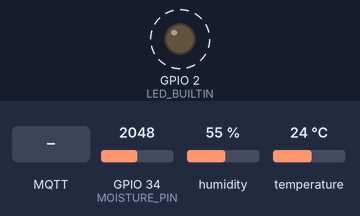
Bench run of a sketch on a simulated ESP32. On the bench: output pins drawn as LEDs (lit = HIGH). Dashed ring = blinking. The inputs (shaded band) are chosen by the test bench; at power-on: GPIO 34 (MOISTURE_PIN) = 2048, humidity 55 %, temperature 24 °C. WiFi joins after 1.5 s; servers stay silent unless stated; no MQTT or app messages arrive unless stated; what the sketch prints to the serial monitor is not drawn.

Above: at 4.0 s.
4.1 s: MQTT message "ON" arrives on the first subscribed topic
At 4.25 s:
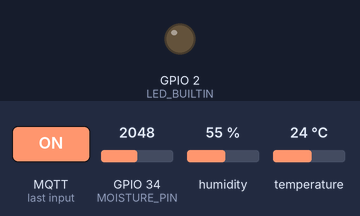
7.6 s: MQTT message "OFF" arrives on the first subscribed topic
At 8.0 s:
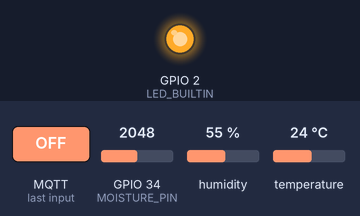
Timing chart, 0 to 21.7 s (numbered marks = the images above; inputs shaded):
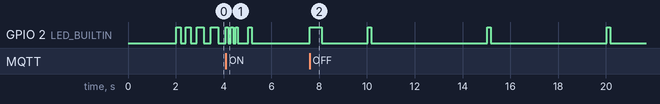

The sketch:

prototype1.ino
```cpp
/**
 * Project: SMART-STUA / SmartSilo Grain Monitoring Node
 * Hardware: ESP32, DHT22, Analog Moisture Sensor
 * Protocol: MQTTS over TLS/SSL → HiveMQ Cloud (port 8883)
 *
 * Requires libraries (install via Arduino Library Manager):
 *   - PubSubClient  (by Nick O'Leary)
 *   - ArduinoJson   (by Benoit Blanchon)
 *   - DHT sensor library + Adafruit Unified Sensor
 *
 * TLS Note:
 *   WiFiClientSecure is used for the encrypted connection to HiveMQ Cloud.
 *   setInsecure() skips root CA verification — acceptable for field nodes
 *   where flashing a cert bundle is impractical. For stricter deployments,
 *   replace setInsecure() with setCACert(hivemq_root_ca) using the
 *   ISRG Root X1 / DST Root CA X3 certificate.
 **/

#include <Adafruit_Sensor.h>
#include <ArduinoJson.h>
#include <DHT.h>
#include <PubSubClient.h>
#include <WiFi.h>
#include <WiFiClientSecure.h>

// ==========================================
// 1. CONFIGURATION — fill these in before flashing
// ==========================================

// Node Identity — must match node_identifier registered in the dashboard
const char *NODE_ID = "NODE_003";

// Wi-Fi Settings
const char *ssid = "Rafy";
const char *password = "edwinocaya2";

// ── HiveMQ Cloud Broker Settings ────────────────────────────────────────────
// Cluster address from HiveMQ dashboard → Overview → Connection Settings
const char *mqtt_server = "5d2b4f49284d429da0268114f3839cc4.s1.eu.hivemq.cloud";
const int mqtt_port = 8883; // TLS/SSL port (mandatory for HiveMQ Cloud)

// HiveMQ Cloud credentials — create in HiveMQ dashboard → Access Management
// These must match the user you created in the HiveMQ Cloud console.
const char *mqtt_user = "Rafy_23";     // REPLACE with your HiveMQ username
const char *mqtt_pass = "EdwinOcaya2"; // REPLACE with your HiveMQ password

// Topic is built dynamically in setup() as: nodes/<NODE_ID>/telemetry
char mqtt_topic[64];

// Node Authentication — API key returned by POST /api/devices/register/
const char *API_KEY =
    "52854422ebc0a78536f5d48f333160ff96fbe027592bb54e7a39fd2e5fd5e40d";

// Reading interval (milliseconds)
#define READ_INTERVAL_MS 5000 // 5 seconds → real-time dashboard

// Pin Definitions
#define DHT_PIN 15
#define MOISTURE_PIN 34
#ifndef LED_BUILTIN
#define LED_BUILTIN 2
#endif

// DHT22 Settings
#define DHT_TYPE DHT11
DHT dht(DHT_PIN, DHT_TYPE);

// ── TLS-enabled MQTT client ────────────────────────────────────────────────
// WiFiClientSecure handles the SSL/TLS handshake with HiveMQ Cloud.
WiFiClientSecure espClient;
PubSubClient client(espClient);

// Tracks last publish time (non-blocking interval via millis())
unsigned long lastPublishMs = 0;

// ==========================================
// 2. HELPER FUNCTIONS
// ==========================================

void statusBlink(int count, int speedMs) {
  for (int i = 0; i < count; i++) {
    digitalWrite(LED_BUILTIN, HIGH);
    delay(speedMs);
    digitalWrite(LED_BUILTIN, LOW);
    delay(speedMs);
  }
}

// ─── Wi-Fi Connection
// ─────────────────────────────────────────────────────────
void connectWiFi() {
  Serial.print(F("[WIFI] Connecting to "));
  Serial.println(ssid);
  WiFi.mode(WIFI_STA);
  WiFi.begin(ssid, password);

  while (WiFi.status() != WL_CONNECTED) {
    delay(500);
    Serial.print(F("."));
  }
  Serial.println();
  Serial.print(F("[WIFI] Connected. IP: "));
  Serial.println(WiFi.localIP());
  statusBlink(2, 200);
}

// ─── MQTT Reconnect
// ─────────────────────────────────────────────────────────── Called from
// loop() whenever the broker connection drops. Authenticates with HiveMQ Cloud
// credentials.
void reconnectMQTT() {
  while (!client.connected()) {
    Serial.print(F("[MQTT] Connecting to HiveMQ Cloud..."));

    // Authenticate with HiveMQ Cloud username + password
    bool connected = client.connect(NODE_ID, mqtt_user, mqtt_pass);

    if (connected) {
      Serial.println(F(" Connected!"));
      statusBlink(2, 300);

      // Subscribe to command topic for dryer control
      char cmd_topic[64];
      snprintf(cmd_topic, sizeof(cmd_topic), "nodes/%s/commands", NODE_ID);
      client.subscribe(cmd_topic, 1);
      Serial.print(F("[MQTT] Subscribed to: "));
      Serial.println(cmd_topic);
    } else {
      Serial.print(F(" failed. rc="));
      Serial.print(client.state());
      // Common error codes:
      //  -2 = CONNECT_FAILED (wrong host/port or TLS handshake failure)
      //  -4 = CONNECTION_TIMEOUT
      //   4 = BAD_CREDENTIALS (wrong username/password)
      //   5 = UNAUTHORIZED
      Serial.println(F(" — retrying in 5s"));
      delay(5000);
    }
  }
}

// ─── Command Callback
// ───────────────────────────────────────────────────────── Called when a
// message arrives on nodes/<NODE_ID>/commands. Backend publishes "ON" or "OFF"
// to control the grain dryer.
void commandCallback(char *topic, byte *payload, unsigned int length) {
  String cmd = "";
  for (unsigned int i = 0; i < length; i++) {
    cmd += (char)payload[i];
  }
  cmd.trim();

  Serial.print(F("[CMD] Received dryer command: "));
  Serial.println(cmd);

  if (cmd == "ON") {
    Serial.println(F("[CMD] Dryer relay → ON"));
    statusBlink(3, 100);
  } else if (cmd == "OFF") {
    Serial.println(F("[CMD] Dryer relay → OFF"));
    statusBlink(1, 500);
  }
}

// ==========================================
// 3. SETUP — runs once on power-on / reset
// ==========================================
void setup() {
  Serial.begin(115200);
  delay(500);
  pinMode(LED_BUILTIN, OUTPUT);
  dht.begin();

  snprintf(mqtt_topic, sizeof(mqtt_topic), "nodes/%s/telemetry", NODE_ID);

  Serial.println(
      F("\n[SYSTEM] Smart-Stua Node starting (HiveMQ Cloud / TLS mode)"));
  Serial.print(F("[SYSTEM] Publishing to topic: "));
  Serial.println(mqtt_topic);
  Serial.print(F("[SYSTEM] Broker: "));
  Serial.print(mqtt_server);
  Serial.print(F(":"));
  Serial.println(mqtt_port);

  connectWiFi();

  // ── TLS Configuration ───────────────────────────────────────────────────
  // setInsecure() skips server certificate verification.
  // This is acceptable for sensor nodes. For full cert pinning, replace with:
  //   espClient.setCACert(hivemq_root_ca_pem);
  espClient.setInsecure();

  client.setServer(mqtt_server, mqtt_port);
  client.setCallback(commandCallback);
  // HiveMQ Cloud may send large ACK packets — increase buffer if payloads > 256
  // bytes
  client.setBufferSize(512);

  Serial.println(F("[SYSTEM] Real-time streaming mode active (TLS)."));
}

// ==========================================
// 4. MAIN LOOP — reads and publishes every READ_INTERVAL_MS
// ==========================================
void loop() {
  // Maintain MQTT connection
  if (!client.connected()) {
    reconnectMQTT();
  }
  client.loop();

  // Non-blocking publish interval
  unsigned long now = millis();
  if (now - lastPublishMs >= READ_INTERVAL_MS) {
    lastPublishMs = now;

    // Read sensors
    float temp = dht.readTemperature();
    float hum = dht.readHumidity();
    int rawMoist = analogRead(MOISTURE_PIN);

    const int DRY_ADC = 3500;
    const int WET_ADC = 1200;
    float moistPct = map(rawMoist, DRY_ADC, WET_ADC, 0, 100);
    moistPct = constrain(moistPct, 0.0f, 100.0f);

    Serial.printf("[SENSOR] T=%.1f°C  H=%.1f%%  Moist=%.1f%%\n", temp, hum,
                  moistPct);

    if (isnan(temp) || isnan(hum)) {
      Serial.println(F("[SENSOR] DHT read error — skipping publish"));
      statusBlink(3, 100);
      return;
    }

    // Build JSON payload (field names match SensorPayloadSerializer)
#if ARDUINOJSON_VERSION_MAJOR >= 7
    JsonDocument doc;
#else
    StaticJsonDocument<256> doc;
#endif
    doc["node_id"] = NODE_ID;
    doc["temperature"] = temp;
    doc["humidity"] = hum;
    doc["moisture_pct"] = moistPct;
    doc["api_key"] = API_KEY;

    char buffer[256];
    serializeJson(doc, buffer);

    if (client.publish(mqtt_topic, buffer, false)) {
      Serial.println(F("[MQTT] Published successfully"));
      statusBlink(1, 150);
    } else {
      Serial.println(F("[MQTT] Publish failed — check TLS/credentials"));
      statusBlink(5, 100);
    }
  }
}
```
